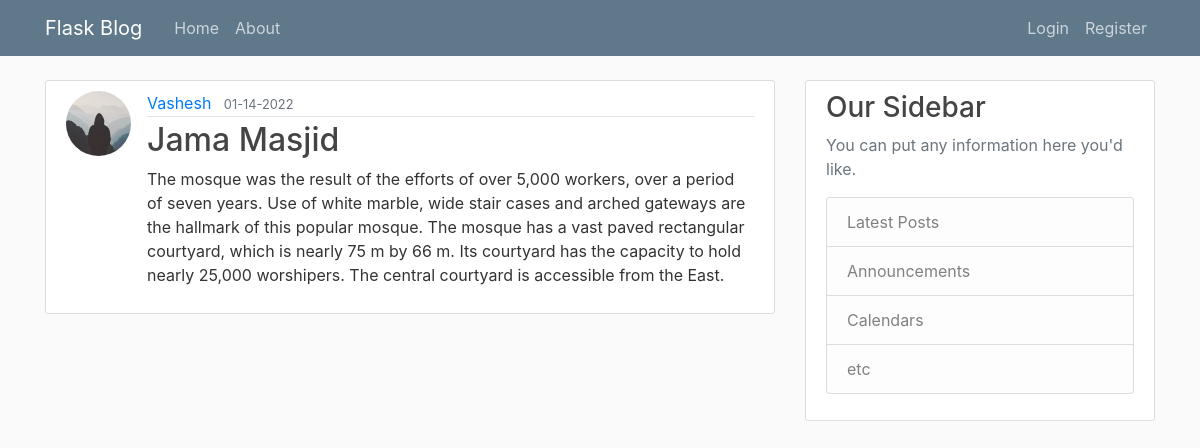
The page /post/25 on the database its author committed.
### flask_blog/models.py (models this page shows, shortened)
class User(db.Model, UserMixin):
    id = db.Column(db.Integer, primary_key=True)
    username = db.Column(db.String(20), unique=True, nullable=False)
    email = db.Column(db.String(120), unique=True, nullable=False)
    image_file = db.Column(db.String(20), nullable=False, default='default.jpg')
    password = db.Column(db.String(60), nullable=False)
    posts = db.relationship('Post', backref="author", lazy=True)

class Post(db.Model):
    id = db.Column(db.Integer, primary_key=True)
    title = db.Column(db.String(100), nullable=False)
    content = db.Column(db.Text, nullable=False)
    date_posted = db.Column(db.DateTime, nullable=False, default=datetime.utcnow)
    user_id = db.Column(db.Integer, db.ForeignKey('user.id'), nullable=False)

### flask_blog/posts/routes.py (the view)
@posts.route('/post/<int:post_id>', methods=['GET', 'POST'])
def post(post_id):
    post = Post.query.get_or_404(post_id)
    return render_template('post.html', title=post.title, post=post)

### flask_blog/templates/post.html (shortened to what this page needs)
{% extends "layout.html" %}
{% block content %}
<article class="media content-section">
  <img class="rounded-circle article-img" src="{{ url_for('static', filename='profile_pics/' + post.author.image_file) }}">
  <div class="media-body">
    <div class="article-metadata">
      <a class="mr-2" href=" {{ url_for('users.user_posts', username=post.author.username) }}">{{ post.author.username }}</a>
      <small class="text-muted">{{ post.date_posted.strftime("%m-%d-%Y") }}</small>
    </div>
    <h2 class="article-title">{{ post.title }}</h2>
    <p class="article-content">{{ post.content }}</p>
  </div>
</article>
{% endblock content %}

### flask_blog/static/main.css (style rules this page uses)
body { background: #fafafa; color: #333333; margin-top: 5rem; }
h1, h2, h3, h4, h5, h6 { color: #444444; }
.content-section { background: #ffffff; padding: 10px 20px; border: 1px solid #dddddd; border-radius: 3px; margin-bottom: 20px; }
.article-title { color: #444444; }
.article-content { white-space: pre-line; }
.article-img { height: 65px; width: 65px; margin-right: 16px; }
.article-metadata { padding-bottom: 1px; margin-bottom: 4px; border-bottom: 1px solid #e3e3e3 }

### rows shown on the page
User: image_file (placeholder picture), author.username "Vashesh"
Post: date_posted "01-14-2022", title "Jama Masjid", content "The mosque was the result of the efforts of over 5,000 workers, over a period of seven years. Use of white marble, wide stair cases and arched gateways are the hallmark of this popular mosque. The mosque has a vast paved rectangular courtyard, which is nearly 75 m by 66 m. Its courtyard has the capacity to hold nearly 25,000 worshipers. The central courtyard is accessible from the East."
